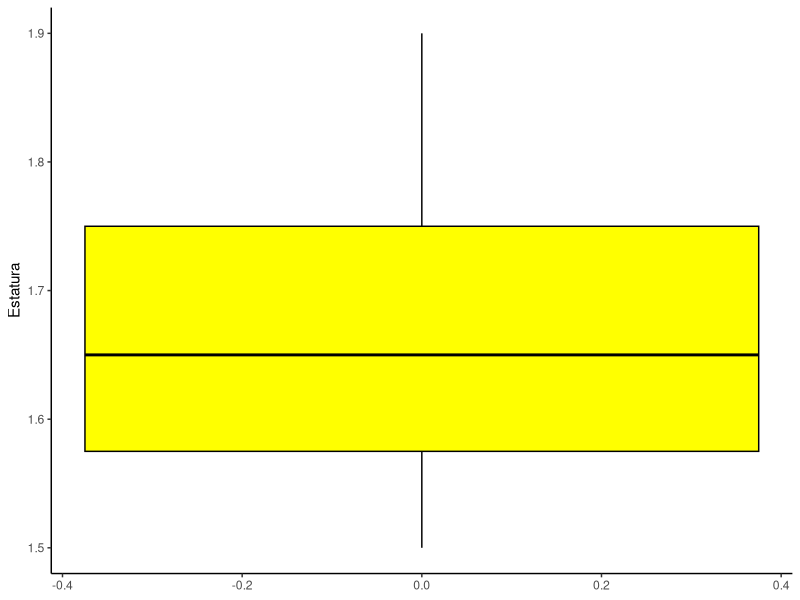

The R script that drew this image:
library(readxl)
base = read_xlsx("Base Casos.xlsx")

library(ggplot2)
library(dplyr)
base %>% 
  ggplot(mapping = aes(y = Estatura)) +
  geom_boxplot(color = "black",
               fill = "yellow") +
  theme_classic()
